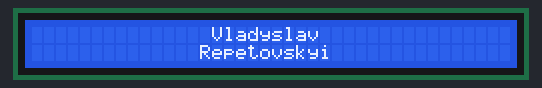
Simulated run of this sketch. Board: Arduino Uno, built with avr-gcc and run on an emulated ATmega328P. On the bench: 40×2 character LCD.

Above: at 0.2 s.
At 4.32 s:
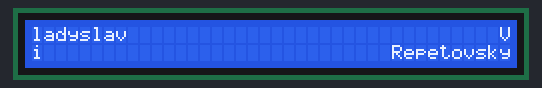
At 4.84 s:
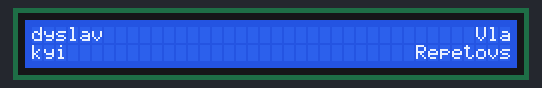
At 5.35 s:
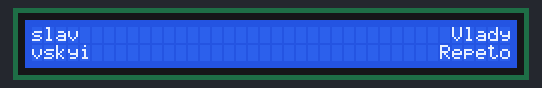
At 5.87 s:
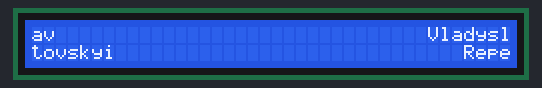
At 6.64 s:
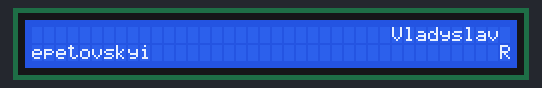

Measured:
- by itself, everything shown: repeats every 10.3 s, in 40 steps

The sketch:

slcd.ino
```cpp
#include <LiquidCrystal.h>

class LCDAnimator {
private:
  LiquidCrystal lcd;
  static const int COLS = 40;
  static const int ROWS = 2;

  String topText;
  String bottomText;
  int topPos;
  int bottomPos;

public:
  LCDAnimator() : lcd(12, 11, 5, 4, 3, 2),
                  topText("Vladyslav"),
                  bottomText("Repetovskyi") {}

  void begin() {
    lcd.begin(COLS, ROWS);
    lcd.clear();

    topPos = (COLS - topText.length()) / 2;
    bottomPos = (COLS - bottomText.length()) / 2;
  }

  void update() {
    lcd.clear();

    drawText(topText, topPos, 0);

    drawText(bottomText, bottomPos, 1);

    topPos--;
    if (topPos < 0) {
      topPos = COLS - 1;
    }

    bottomPos++;
    if (bottomPos >= COLS) {
      bottomPos = 0;
    }

    delay(250);
  }

private:
  void drawText(const String& text, int startPos, int row) {
    for (int i = 0; i < text.length(); i++) {
      int charPos = (startPos + i) % COLS;
      lcd.setCursor(charPos, row);
      lcd.print(text[i]);
    }
  }
};

LCDAnimator animator;

void setup() {
  animator.begin();
}

void loop() {
  animator.update();
}
```
